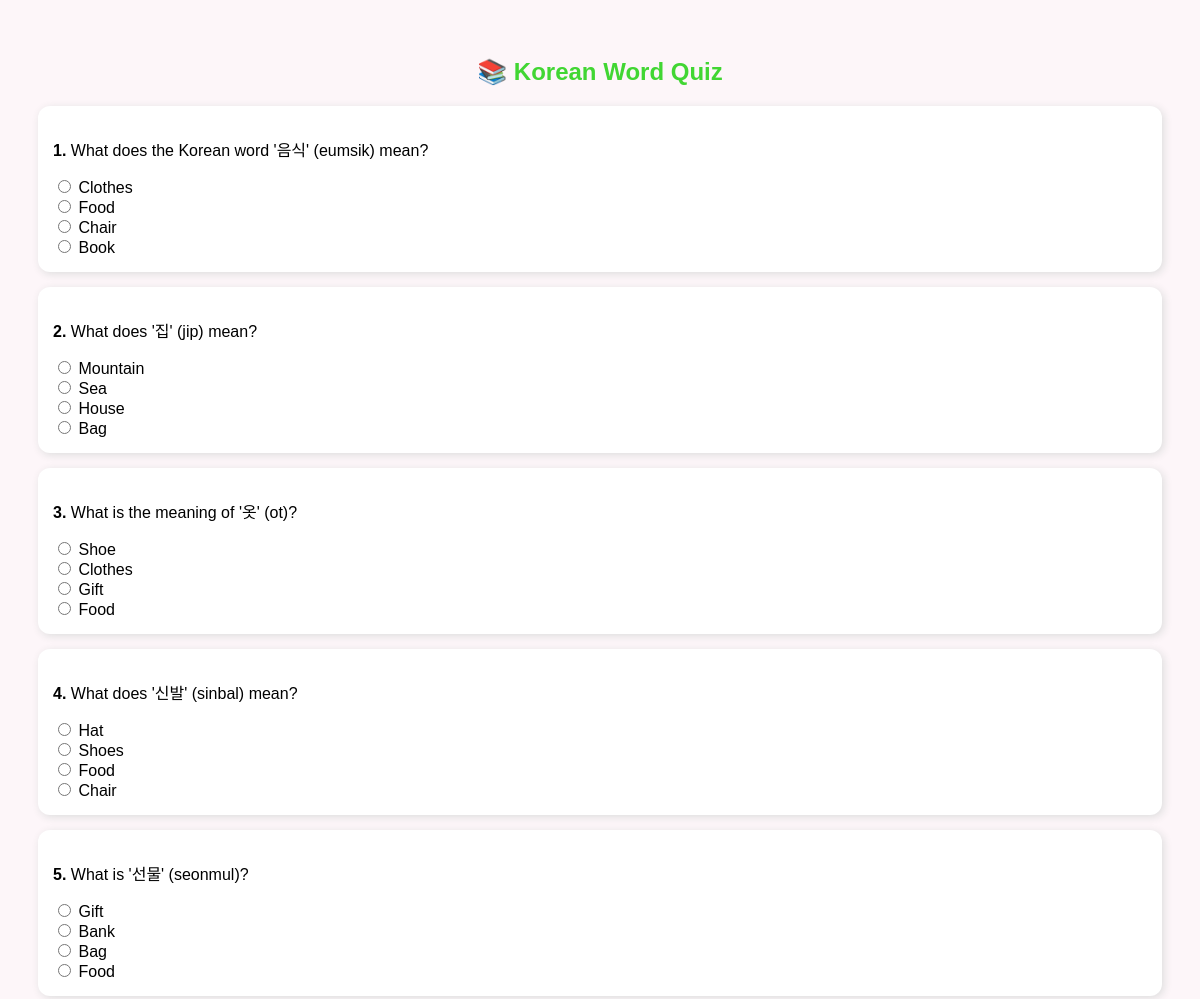
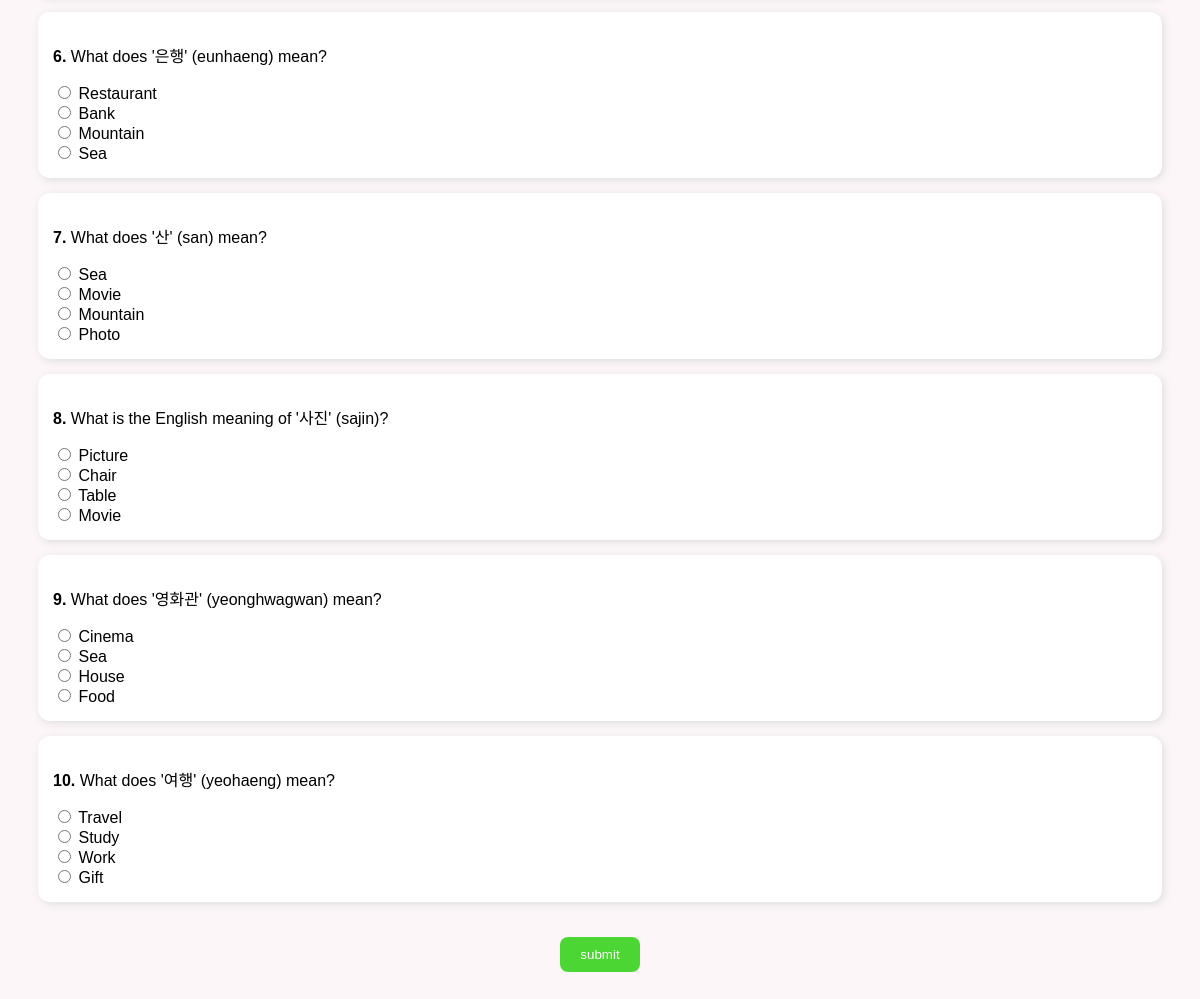
The app's page /lessons/word_quiz/ (signed in) with its own data (2 pictures, top to bottom).
### lessons/models.py (models this page shows, shortened)
class WordQuiz(models.Model):
    question_text = models.CharField(max_length=255)
    option1 = models.CharField(max_length=50)
    option2 = models.CharField(max_length=50)
    option3 = models.CharField(max_length=50)
    option4 = models.CharField(max_length=50)
    correct_answer = models.CharField(max_length=50)

### lessons/views.py (the view, shortened to what this page needs)
# urls.py: path('word_quiz/', views.word_quiz, name='word_quiz'),
@login_required
def word_quiz(request):
    questions = WordQuiz.objects.all()[:10]
    return render(request, "lessons/word_quiz.html", {"questions": questions})

### lessons/templates/lessons/word_quiz.html (shortened to what this page needs)
<!DOCTYPE html>
<html lang="en">
  <head>
  </head>
  <body>
    <h2>📚 Korean Word Quiz</h2>
    <form method="post">
      {% for q in questions %}
      <div class="question">
        <p><strong>{{ forloop.counter }}.</strong> {{ q.question_text }}</p>
        <label><input type="radio" name="q{{ forloop.counter }}" value="{{ q.option1 }}"> {{ q.option1 }}</label><br>
        <label><input type="radio" name="q{{ forloop.counter }}" value="{{ q.option2 }}"> {{ q.option2 }}</label><br>
        <label><input type="radio" name="q{{ forloop.counter }}" value="{{ q.option3 }}"> {{ q.option3 }}</label><br>
        <label><input type="radio" name="q{{ forloop.counter }}" value="{{ q.option4 }}"> {{ q.option4 }}</label><br>
      </div>
      {% endfor %}
      <div style="text-align:center;">
        <button type="submit">submit</button>
      </div>
    </form>
  </body>
</html>

### lessons/templates/lessons/word_quiz.html (style rules this page uses)
body { font-family: sans-serif; background: #fdf6f9; padding: 30px; }
h2 { text-align: center; color: #41d633; }
.question { background: #fff; padding: 15px; margin: 15px 0; border-radius: 12px; box-shadow: 2px 2px 8px #ddd; }
button { margin-top: 20px; background: #4bd633; color: white; border: none; padding: 10px 20px; border-radius: 8px; cursor: pointer; }

### records on screen
WordQuiz: question_text "What does the Korean word '음식' (eumsik) mean?", option1 "Clothes", option2 "Food", option3 "Chair", option4 "Book"
WordQuiz: question_text "What does '집' (jip) mean?", option1 "Mountain", option2 "Sea", option3 "House", option4 "Bag"
WordQuiz: question_text "What is the meaning of '옷' (ot)?", option1 "Shoe", option2 "Clothes", option3 "Gift", option4 "Food"
WordQuiz: question_text "What does '신발' (sinbal) mean?", option1 "Hat", option2 "Shoes", option3 "Food", option4 "Chair"
WordQuiz: question_text "What is '선물' (seonmul)?", option1 "Gift", option2 "Bank", option3 "Bag", option4 "Food"
WordQuiz: question_text "What does '은행' (eunhaeng) mean?", option1 "Restaurant", option2 "Bank", option3 "Mountain", option4 "Sea"
WordQuiz: question_text "What does '산' (san) mean?", option1 "Sea", option2 "Movie", option3 "Mountain", option4 "Photo"
WordQuiz: question_text "What is the English meaning of '사진' (sajin)?", option1 "Picture", option2 "Chair", option3 "Table", option4 "Movie"
WordQuiz: question_text "What does '영화관' (yeonghwagwan) mean?", option1 "Cinema", option2 "Sea", option3 "House", option4 "Food"
WordQuiz: question_text "What does '여행' (yeohaeng) mean?", option1 "Travel", option2 "Study", option3 "Work", option4 "Gift"
